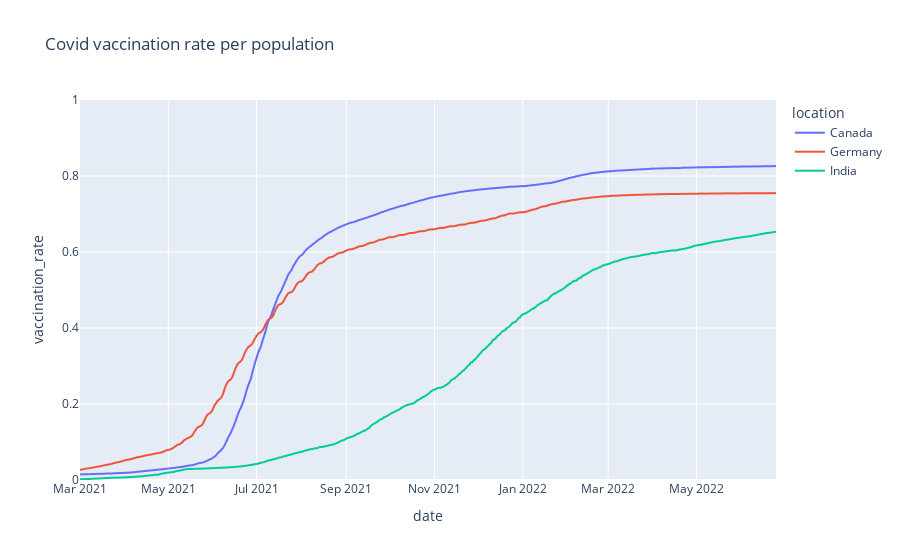

Notebook source saved alongside this figure:
### Code cell
#Figure 2 The vaccination rate (percentage of the population) over time 
df_countries['vaccination_rate']=df_countries['people_fully_vaccinated']/df_countries['population'] #absolut Covid cases/population size
#plotting the relative vaccination rate for 3 countries
fig=px.line(df_countries, x= "date", y= "vaccination_rate",color='location', title= "Covid vaccination rate per population")
fig.update_xaxes(range=["2021-03-01","2022-06-25"]) #to set the range of dates in a particular range
fig.update_yaxes(range=[0,1])
#fig.write_image("../images/figure2.jpeg") #saving the figure plot
fig.show()

### Figure 1 — Plotly figure (JSON) as saved in the notebook; plotly's stock layout.template omitted (floating-point values rounded to 4 significant figures; data arrays with more than 128 entries replaced by an {"elided": "..."} marker saying what was removed)
{"data": [{"hovertemplate": "location=Canada<br>date=%{x}<br>vaccination_rate=%{y}<extra></extra>", "legendgroup": "Canada", "line": {"color": "#636efa", "dash": "solid"}, "marker": {"symbol": "circle"}, "mode": "lines", "name": "Canada", "showlegend": true, "type": "scattergl", "x": {"elided": "888 str values"}, "xaxis": "x", "y": {"elided": "888 float values"}, "yaxis": "y"}, {"hovertemplate": "location=Germany<br>date=%{x}<br>vaccination_rate=%{y}<extra></extra>", "legendgroup": "Germany", "line": {"color": "#EF553B", "dash": "solid"}, "marker": {"symbol": "circle"}, "mode": "lines", "name": "Germany", "showlegend": true, "type": "scattergl", "x": {"elided": "884 str values"}, "xaxis": "x", "y": {"elided": "884 float values"}, "yaxis": "y"}, {"hovertemplate": "location=India<br>date=%{x}<br>vaccination_rate=%{y}<extra></extra>", "legendgroup": "India", "line": {"color": "#00cc96", "dash": "solid"}, "marker": {"symbol": "circle"}, "mode": "lines", "name": "India", "showlegend": true, "type": "scattergl", "x": {"elided": "881 str values"}, "xaxis": "x", "y": {"elided": "881 float values"}, "yaxis": "y"}], "layout": {"legend": {"title": {"text": "location"}, "tracegroupgap": 0}, "title": {"text": "Covid vaccination rate per population"}, "xaxis": {"anchor": "y", "domain": [0, 1], "range": ["2021-03-01", "2022-06-25"], "title": {"text": "date"}}, "yaxis": {"anchor": "x", "domain": [0, 1], "range": [0, 1], "title": {"text": "vaccination_rate"}}}}
